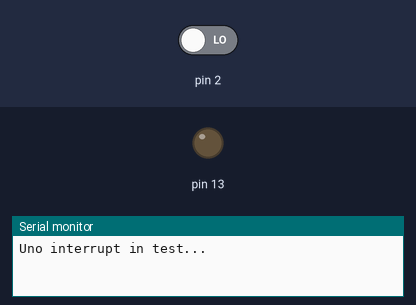
Bench run of a sketch on a simulated Arduino Uno, built with avr-gcc and run on an emulated ATmega328P. Shown: output pins drawn as LEDs (lit = HIGH), the last lines printed to the serial monitor. Inputs (shaded band) come from the test bench; at power-on: pin 2 LOW.

Above: at 1.2 s.
1.3 s: pin 2 driven HIGH
At 2.4 s:
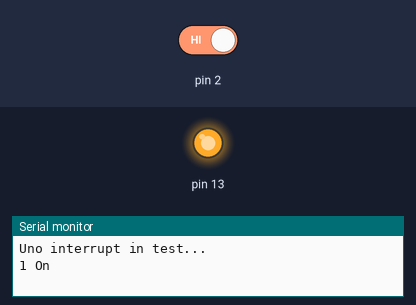
2.8 s: pin 2 driven LOW
At 3.6 s:
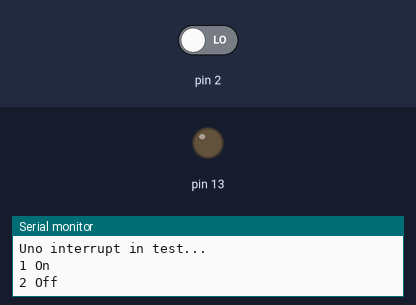
Timing chart, 0 to 5.8 s (numbered marks = the images above; inputs shaded):
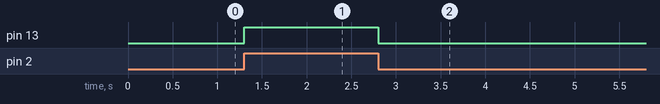

The sketch:

UnoInterruptIn.ino
```cpp
int g_ChangeCounter;
bool g_State;

void OnChange()
{
  ++g_ChangeCounter;
  g_State = digitalRead(2)==HIGH;

  digitalWrite(13, g_State?HIGH:LOW);
}

void OnRise()
{
  ++g_ChangeCounter;
  g_State = true;
}

void OnFall()
{
  ++g_ChangeCounter;
  g_State = false;
}

void setup()
{
  // put your setup code here, to run once:
  Serial.begin(115200);
  Serial.println("Uno interrupt in test...");
  pinMode(2, INPUT);
  pinMode(13, OUTPUT);
  g_ChangeCounter = 0;
  g_State = false;

  attachInterrupt(digitalPinToInterrupt(2), OnChange, CHANGE);
  // only 1 interrupt can be attached to a pin
  //attachInterrupt(digitalPinToInterrupt(2), OnRise, RISING);
  //attachInterrupt(digitalPinToInterrupt(2), OnFall, FALLING);

}

void loop()
{
  // put your main code here, to run repeatedly:
  int ChangeCounter = 0;
  while(true)
  {
    if(g_ChangeCounter != ChangeCounter)
    {
      ChangeCounter = g_ChangeCounter;

      //digitalWrite(13, g_State?HIGH:LOW);

      Serial.print(ChangeCounter);
      Serial.print(" ");
      if(g_State)
      {
        Serial.println("On");
      }
      else
      {
        Serial.println("Off");
      }
    }
      delay(1);

//    if(digitalRead(2)==HIGH)
//    {
//      Serial.println("StateOn");
//    }
//    else
//    {
//      Serial.println("StateOff");
//    }
  }
}
```

Measured:
- after the input at 1.3 s, pin 13: LOW → HIGH at once
- after the input at 2.8 s, pin 13: HIGH → LOW at once
